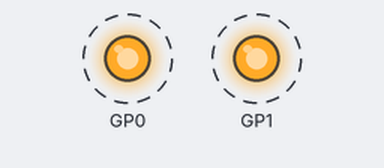
A program run on a simulated Raspberry Pi Pico running CircuitPython. Shown: output pins drawn as LEDs (lit = HIGH). Dashed ring = blinking. What the program prints to the serial console is not drawn. At 10.0 s the program ends and the board releases its pins; the recording ends there.

Above: at 0.05 s.
Timing chart, 0 to 3.0 s (numbered marks = the images above):
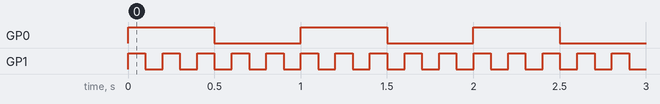

Measured:
- by itself, GP0: alternates HIGH for 0.50 s and LOW for 0.50 s
- by itself, GP1: alternates HIGH for 0.10 s and LOW for 0.10 s, 40 changes in all, then stays LOW

The program:

concurrent_task.py
```python
'''
Concurrent Tasks.

Additional Library:
    - asyncio
    - adafruit_ticks.mpy

Reference:

https://learn.adafruit.com/cooperative-multitasking-in-circuitpython-with-asyncio/concurrent-tasks
'''
import asyncio
import board
import digitalio


async def blink(pin, interval, count):
    with digitalio.DigitalInOut(pin) as led:
        led.switch_to_output(value=False)
        for _ in range(count):
            led.value = True
            await asyncio.sleep(interval)  # Don't forget the "await"!
            led.value = False
            await asyncio.sleep(interval)  # Don't forget the "await"!


async def main():
    led1_task = asyncio.create_task(blink(board.GP0, 0.5, 10))
    led2_task = asyncio.create_task(blink(board.GP1, 0.1, 20))

    await asyncio.gather(led1_task, led2_task)  # Don't forget "await"!
    print("done")


asyncio.run(main())
```
